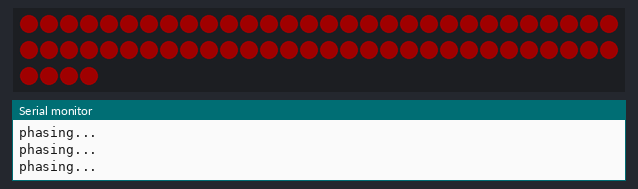
Recording of a sketch running on a simulated Arduino Uno, built with avr-gcc and run on an emulated ATmega328P. Shown: 64 RGB LEDs in strip order, left to right, continuing on the next row, the last lines printed to the serial monitor. Dim RGB values are drawn brighter than linear.

Above: at 1.56 s.
At 7.6 s:
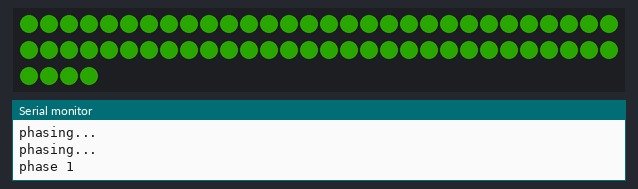
At 31.1 s:
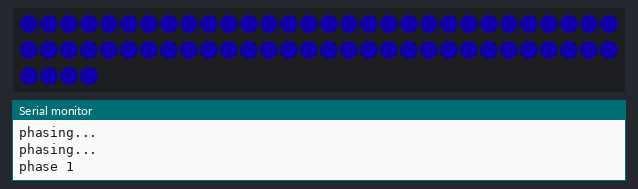

The sketch:

LEDBreathe.ino
```cpp
#include "FastLED.h"
#define NUM_LEDS 64

#define DATA_PIN 6
CRGB leds[NUM_LEDS];


void setup() {
  Serial.begin(57600);
  Serial.println("resetting");
  LEDS.addLeds<WS2812,DATA_PIN,GRB>(leds,NUM_LEDS);
  LEDS.setBrightness(180);
}

uint8_t bri = 0;
uint8_t hugh = 0;
int phase = 0;
int cycle = 0;
int dir = 1;

void loop() {


  if(phase == 1) {
    Serial.println("phase 1");
    delay(1200);
    phase++;
    cycle = 0;
    dir = -1;
  }
  else if(phase == 3) {
    Serial.println("phase 3");
    delay(1200);
    phase++;
    cycle = 0;
    dir = 1;
  }
  else if(phase == 0 || phase == 2) {
    Serial.println("phasing...");
    bri = bri + dir;
    cycle = cycle+2;
    if( cycle >= 255 ) {
      cycle = 0;
      phase++;
    }
  }

  if(phase == 4) {
    hugh = hugh + 85;
    phase = 0;
  }

  for(int i = 0; i < NUM_LEDS; i++) {
    // Set the i'th led to red
    leds[i] = CHSV(hugh, 255, bri);
    // Show the leds
  }

  FastLED.show();
  delay(10);

}
```
